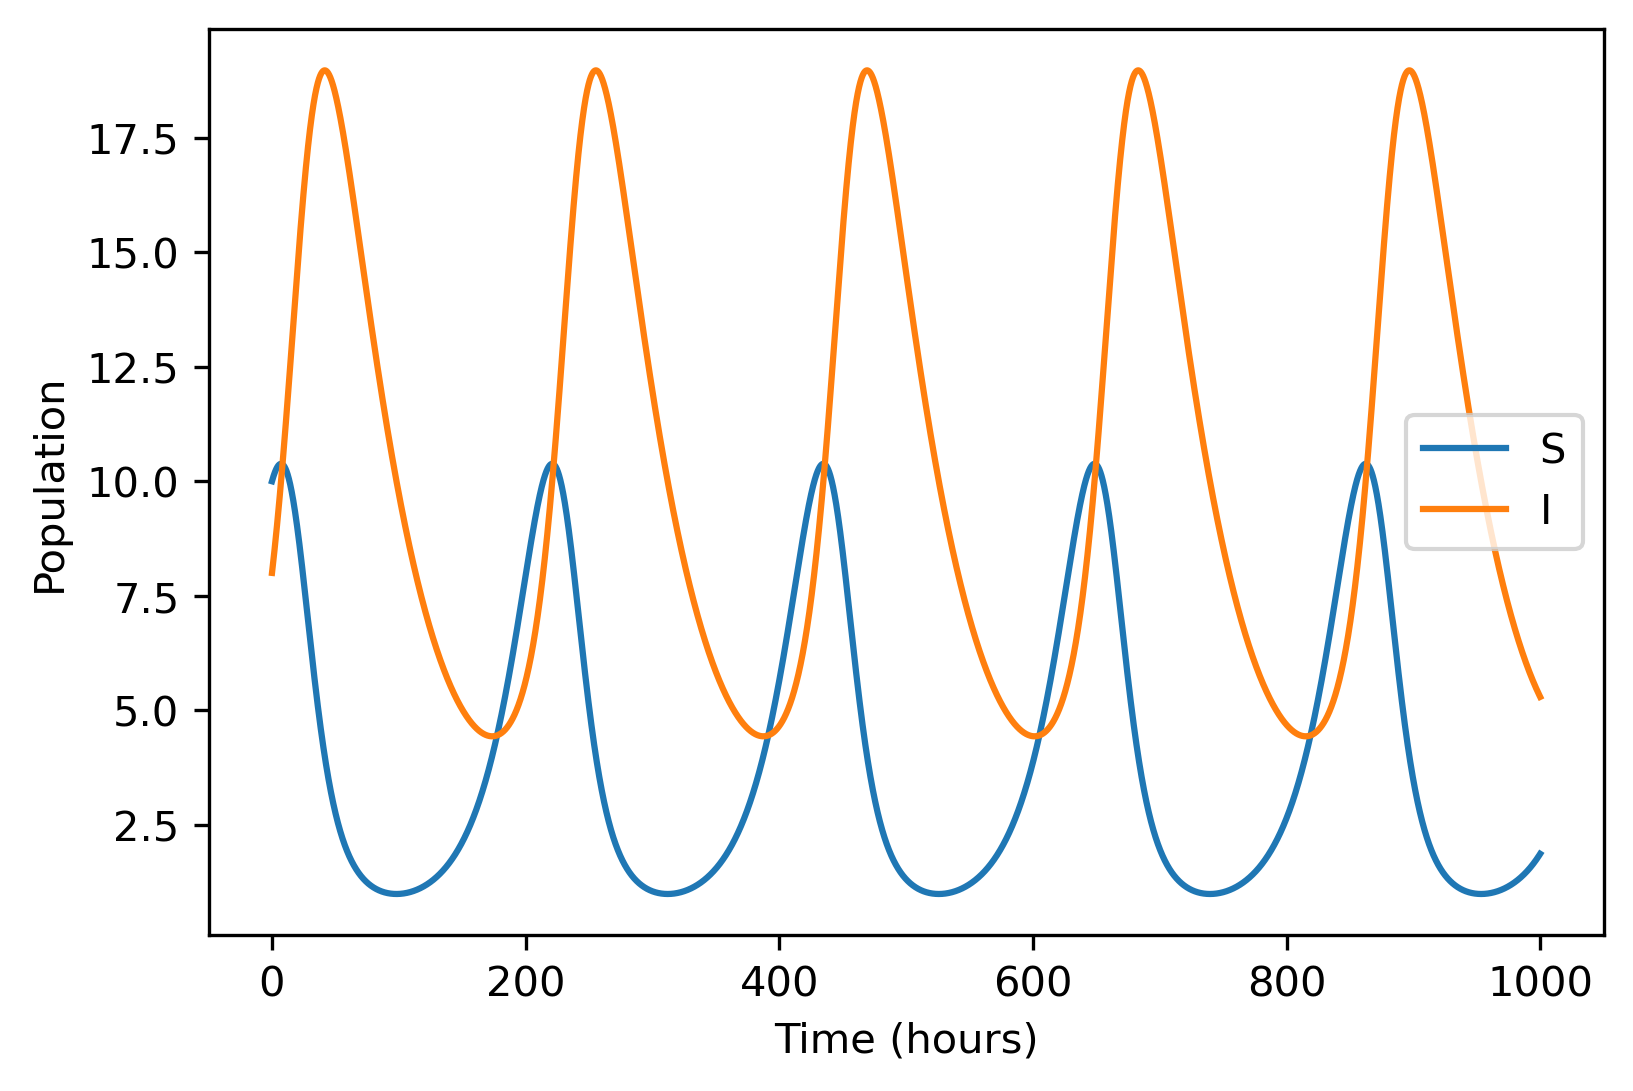

Source code (Python):
#!/usr/bin/env python3
# -*- coding: utf-8 -*-
"""
BE523 Biosystems Analysis & Design
HW17 - Question 5. SIS model with born and death rates

Created on Sun Mar 14 00:41:52 2021
@author: eduardo
"""

import numpy as np
import matplotlib.pyplot as plt
from scipy.integrate import odeint

def sismodel(P0, t, coeff):
    """ SIS model with born and death rates
    P0: list, initial population
    t: list, time vector
    coeff: list, coefficients
    """
    S, I = P0
    alpha, gamma, epsilon = coeff
    dI = I * (alpha * S - gamma)
    dS = S * (-alpha * I + epsilon)
    return [dS, dI]

alpha = 0.005  #rate of infection 1/person-hr
gamma = 0.02 # hrs for recovery
epsilon = 0.05 # initial number of infectives
coefficients = (alpha, gamma, epsilon)

steps = 1000  # time of simulation
dt = 0.01  # time step, hours
N = 18  # total population
S0 = 10
I0 = N - S0
P0 = [S0, I0]  # initial population

t = np.linspace(0, steps, int(steps/dt)+1)

# Get a solution to the differential equations using 'odeint'
P = odeint(sismodel, P0, t, args=(coefficients,))

plt.figure(0)
plt.plot(t, P[:,0], label='S')
plt.plot(t, P[:,1], label='I')
plt.legend(loc='best')
plt.xlabel('Time (hours)')
plt.ylabel('Population')
plt.savefig('q5_SIS_model.png', dpi=300, bbox_inches='tight')
plt.show()
